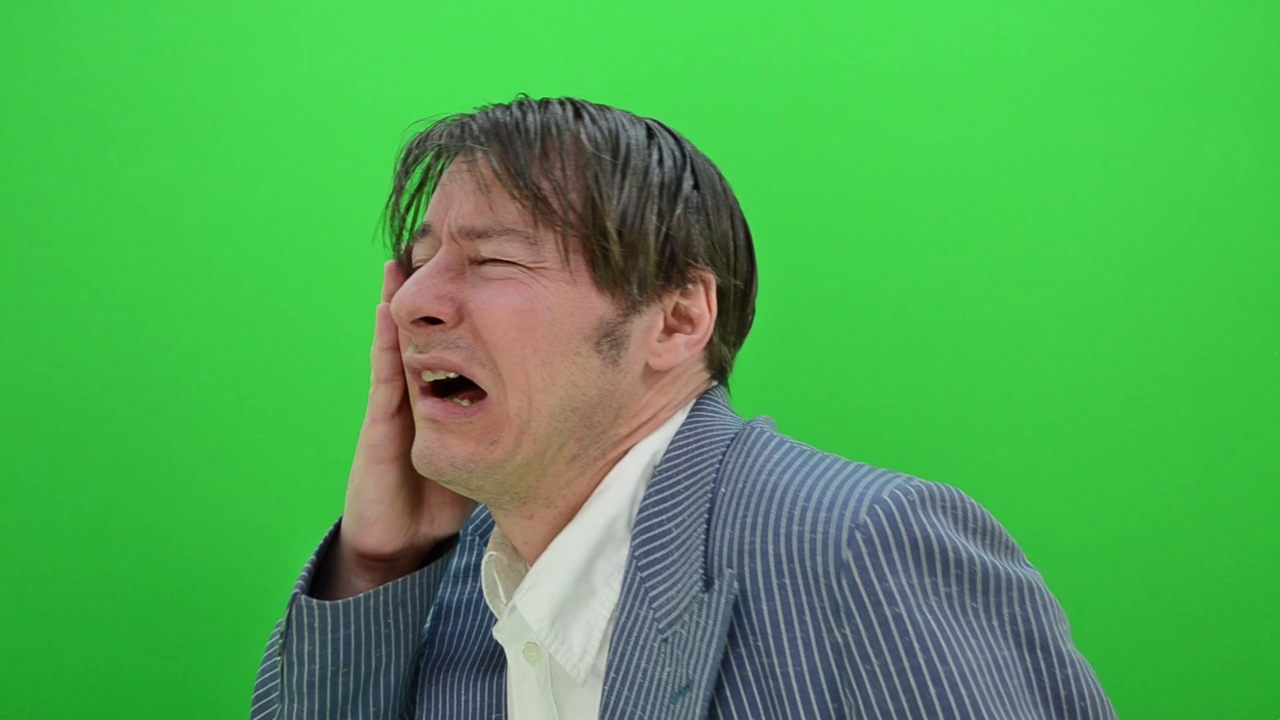
#> input picture images/p5/frames/f000.png, 1280 x 720 px; its folder holds 4 pictures in this run; the run also reads 1 picture not shown here
$ python run_5_3_video.py
#> lines starting #> are read from the running program, lines starting #| are printed output that depends on the picture
"""5.3 Video, efficiently: composite all 48 frames against a panning crop
of the background plate, encode to mp4, benchmark fps and find the
bottleneck, and reduce temporal flicker with an EMA filter on alpha.
"""
import sys
import time
from pathlib import Path

import numpy as np
import matplotlib.pyplot as plt
from PIL import Image
import imageio.v2 as imageio

sys.path.insert(0, str(Path(__file__).resolve().parent))
from starter import (to_ycbcr, estimate_key_colour, ChromaLUT, suppress_spill,
                      composite, temporal_flicker)

ROOT = Path(__file__).resolve().parents[2]
IMG_OUT = ROOT / "Report" / "Images"
IMG_OUT.mkdir(parents=True, exist_ok=True)
FRAMES_DIR = ROOT / "images/p5/frames"
N_FRAMES = 48

frames = [np.asarray(Image.open(FRAMES_DIR / f"f{i:03d}.png")) for i in range(N_FRAMES)]
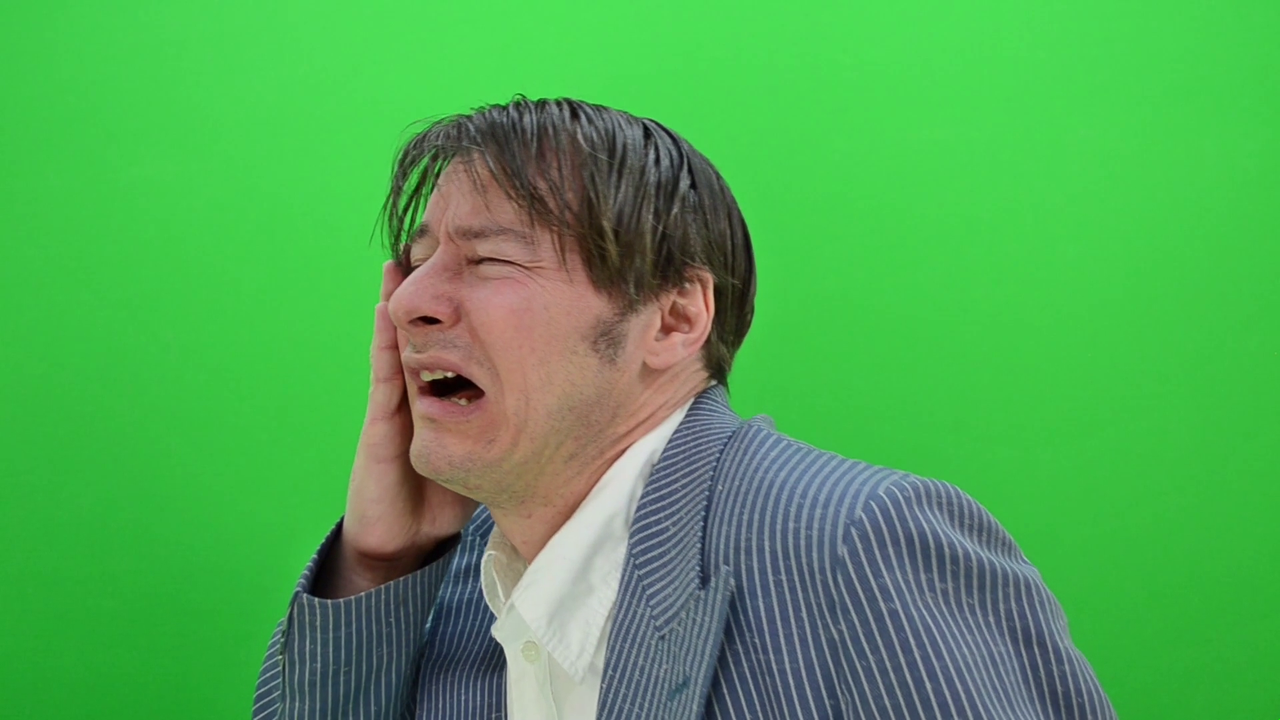
#> input picture images/p5/frames/f001.png, 1280 x 720 px
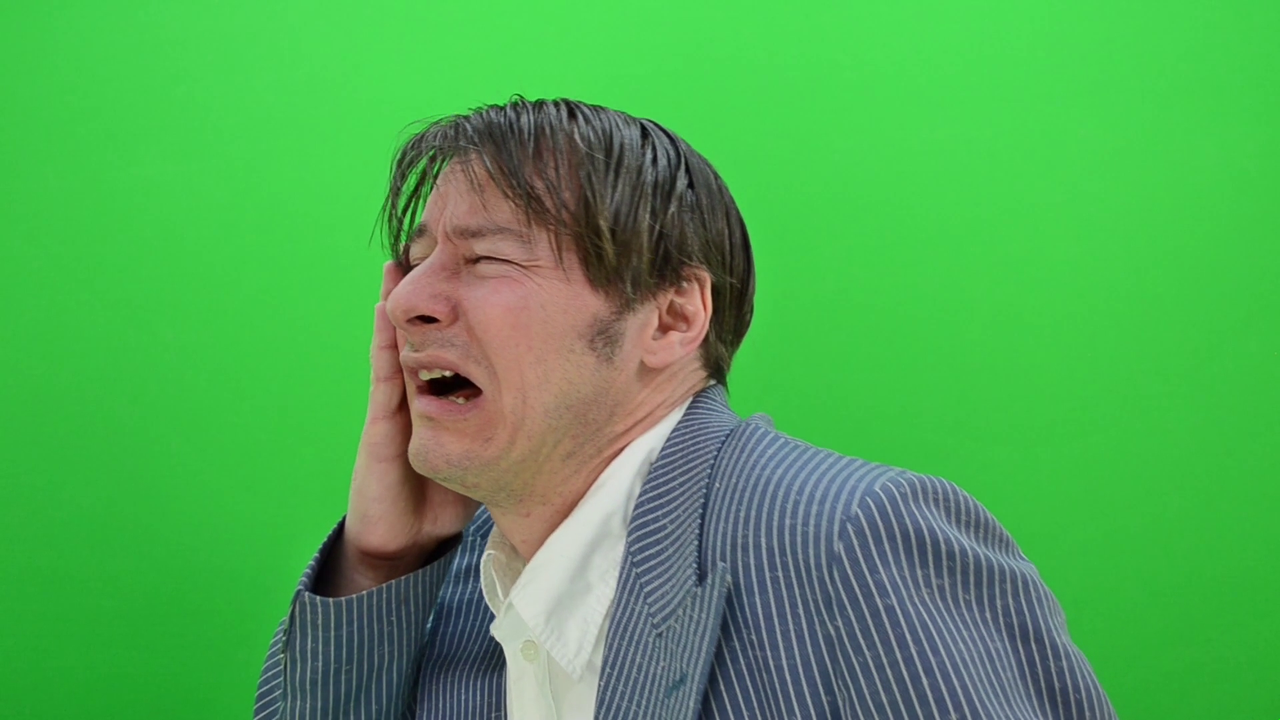
#> input picture images/p5/frames/f002.png, 1280 x 720 px
#> (the run stopped early here; a loop or call above may not have finished)
